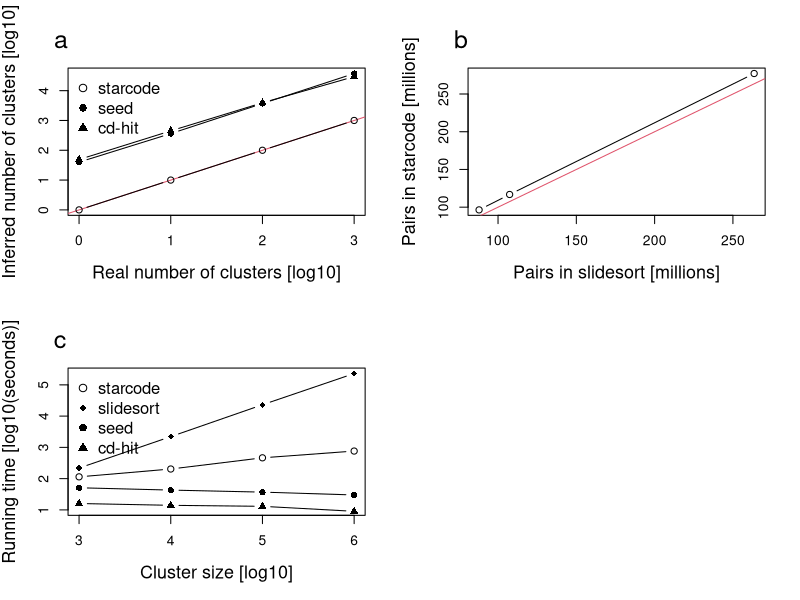

Recreate this plot in R.
# Data
clusters = c(1, 10, 100, 1000)
starcode = c(1, 10, 100, 1000)
seed = c(40, 363, 3701, 37596)
cd.hit = c(49, 448, 3924, 29541)
starcode_pairs = c(NA, 277168690, 116797218, 96383875)
slidesort_pairs = c(NA, 263551040, 107392689, 87884477)
cluster_sizes = c(1000, 10000, 100000, 1000000)
starcode_time = c(1*60+54, 3*60+23, 7*60+43, 12*60+42)
seed_time = c(51, 43, 37, 30)
cd.hit_time = c(16, 14, 13, 9)
slidesort_time = c(3*60+38, 36*60+47, 384*60+38, 3840*60)
# Plot
pdf("benchmark.pdf")
par(mfrow=c(2,2))
plot(log10(clusters), log10(starcode), type = "n",
     ylim = c(0,max(log10(c(starcode, cd.hit, seed)))),
     xlab = "Real number of clusters [log10]",
     ylab = "Inferred number of clusters [log10]",
     xaxp = c(0,3,3),
     cex.lab = 1.3)
abline(0,1, col=2)
points(log10(clusters), log10(starcode), pch=1, type="b")
points(log10(clusters), log10(seed), pch=16, type="b")
points(log10(clusters), log10(cd.hit), pch=17, type="b")
legend(x = "topleft", bty="n",
     legend = c("starcode", "seed", "cd-hit"),
     pch = c(1, 16, 17),
     cex = 1.2)
mtext("a", adj=-.05, cex=1.5, line=1)
plot(slidesort_pairs/1e6, starcode_pairs/1e6, type = "b",
     xlab = "Pairs in slidesort [millions]",
     ylab = "Pairs in starcode [millions]",
     cex.lab = 1.3)
abline(0,1, col=2)
mtext("b", adj=-.05, cex=1.5, line=1)
plot(log10(cluster_sizes), starcode_time, type = "n",
     ylim = c(1,max(log10(c(starcode_time, cd.hit_time,
                      seed_time, slidesort_time)))),
     xlab = "Cluster size [log10]",
     ylab = "Running time [log10(seconds)]",
     xaxp = c(3,6,3),
     cex.lab = 1.3)
points(log10(cluster_sizes), log10(starcode_time), pch=1, type="b")
points(log10(cluster_sizes), log10(slidesort_time), pch=18, type="b")
points(log10(cluster_sizes), log10(seed_time), pch=16, type="b")
points(log10(cluster_sizes), log10(cd.hit_time), pch=17, type="b")
legend(x = "topleft", bty="n",
     legend = c("starcode", "slidesort", "seed", "cd-hit"),
     pch = c(1, 18, 16, 17),
     cex = 1.2)
mtext("c", adj=-.05, cex=1.5, line=1)
dev.off()
